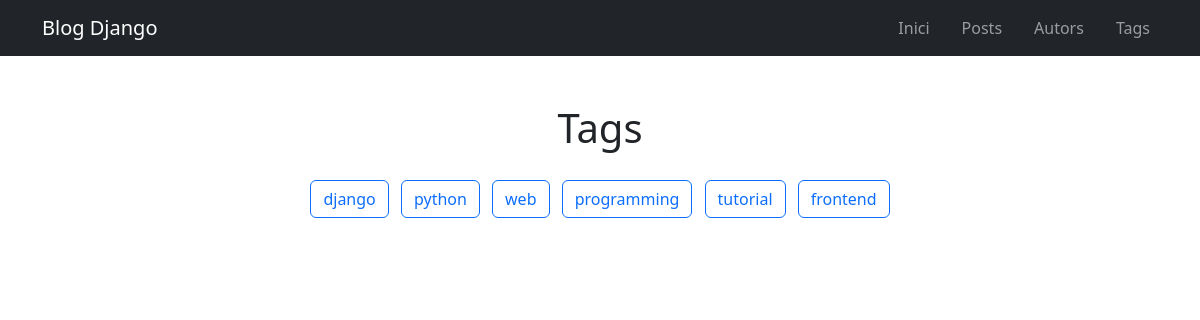
The page /tags/ on the database as committed earlier.
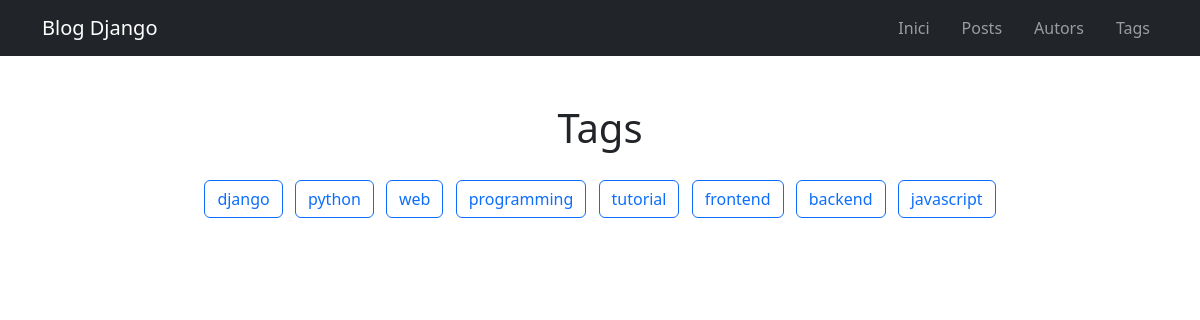
The same page on the database as committed later.
### blog/models.py (models this page shows, shortened)
class Tag(models.Model):
    tag = models.CharField(
        max_length=30,
        unique=True
    )

### blog/views.py (the view)
# urls.py: path("tags/", views.tags, name="tags-page"),
def tags(request):
    all_tags = Tag.objects.all()
    return render(request, "blog/tag_list.html", {
        "tags": all_tags
    })

### blog/templates/blog/tag_list.html (shortened to what this page needs)
{% extends "blog/base.html" %}
{% block content %}
<h1 class="text-center mb-4">Tags</h1>
<div class="container text-center">
    {% for tag in tags %}
        <a class="btn btn-outline-primary m-1"
           href="{% url 'tag-posts-page' tag.tag %}">
            {{ tag.tag }}
        </a>
    {% empty %}
        <p class="text-muted">
            No hi ha etiquetes disponibles.
        </p>
    {% endfor %}
</div>
{% endblock %}

Rows that differ between the two databases and show on the page:
added Tag: tag "backend"
added Tag: tag "javascript"
